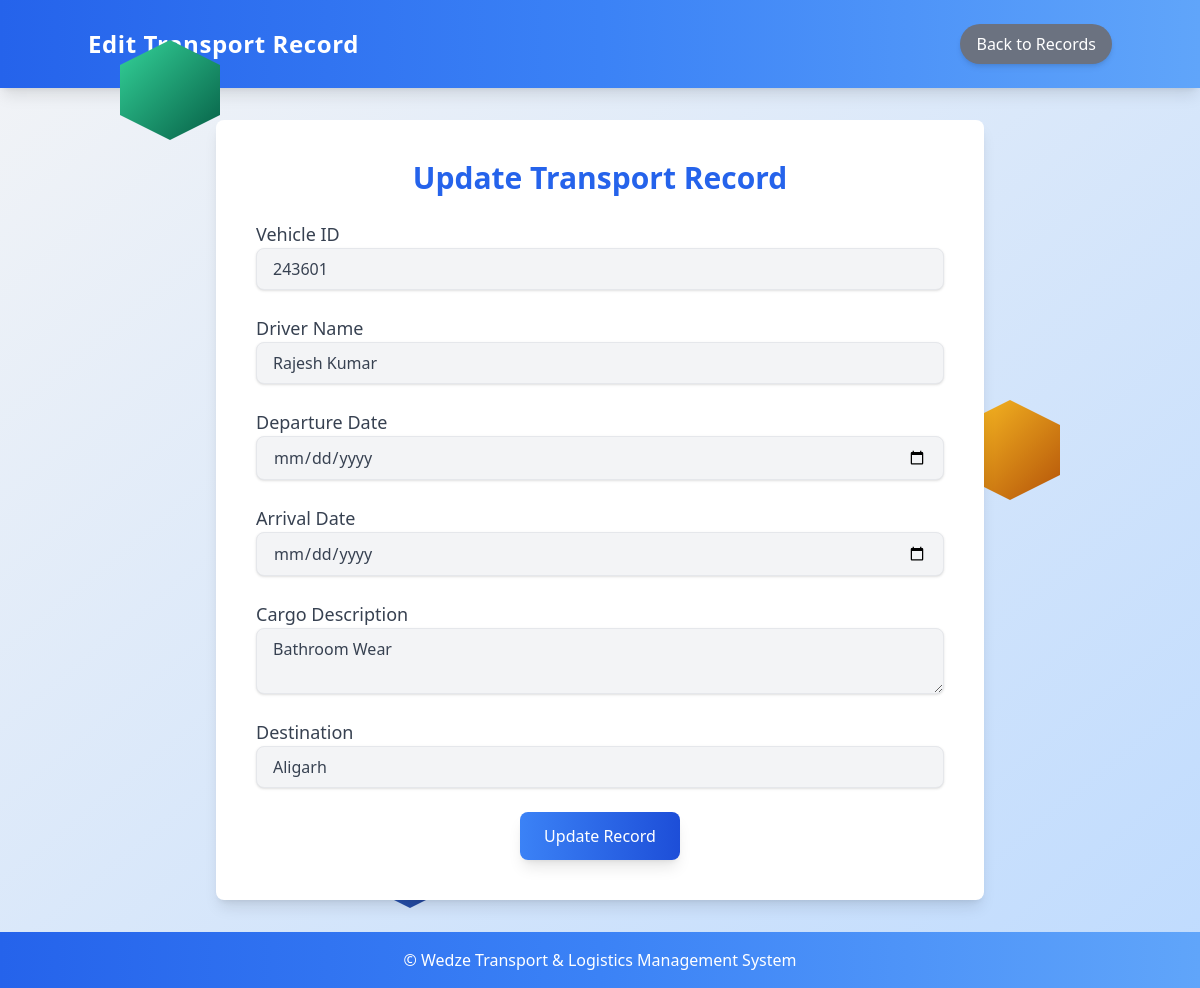
The page /transport/update/2/ (signed in) on the database its author committed.
### app/models.py (models this page shows, shortened)
class TransportRecord(models.Model):
    user = models.ForeignKey(User, on_delete=models.CASCADE)  # Add user association
    vehicle_id = models.CharField(max_length=50, unique=True)
    driver_name = models.CharField(max_length=100)
    departure_date = models.DateField()
    arrival_date = models.DateField()
    cargo_description = models.TextField()
    destination = models.CharField(max_length=200)

### app/views.py (the view, shortened to what this page needs)
# urls.py: path('transport/update/<int:id>/', views.update_transport, name='update_transport'),
@login_required
def update_transport(request, id):
    record = get_object_or_404(TransportRecord, id=id)
    return render(request, 'update_transport.html', {'record': record})

### app/templates/update_transport.html (shortened to what this page needs)
<!DOCTYPE html>
<html>
<head>
    {% load static %}
    <link href="{% static 'css/output.css' %}" rel="stylesheet">
</head>
<body class="bg-gradient-to-br from-gray-100 to-blue-200 min-h-screen flex flex-col overflow-hidden">
    <div class="hexagon hexagon1"></div>
    <div class="hexagon hexagon2"></div>
    <nav class="bg-gradient-to-r from-blue-600 via-blue-500 to-blue-400 text-white p-6 shadow-lg">
        <div class="container mx-auto flex justify-between items-center">
            <h1 class="text-2xl font-bold tracking-wide">Edit Transport Record</h1>
            <a href="{% url 'list_transport' %}" class="bg-gray-500 px-4 py-2 rounded-full shadow-md hover:bg-gray-600 transition-all">Back to Records</a>
        </div>
    </nav>
    <div class="container mx-auto p-8 flex-grow z-10">
        <div class="bg-white p-10 rounded-lg shadow-lg w-full max-w-3xl mx-auto animate-fade-in">
            <h2 class="text-3xl font-bold mb-6 text-center text-blue-600">Update Transport Record</h2>
            <form method="POST" class="space-y-6">
                <div>
                    <label for="vehicle_id" class="block text-lg font-medium text-gray-700">Vehicle ID</label>
                    <input id="vehicle_id"
                           class="block w-full px-4 py-2 text-gray-700 bg-gray-100 border rounded-lg shadow focus:outline-none focus:ring-2 focus:ring-blue-500 focus:bg-white transition duration-300"
                           type="text" name="vehicle_id" value="{{ record.vehicle_id }}" required>
                </div>
                <div>
                    <label for="driver_name" class="block text-lg font-medium text-gray-700">Driver Name</label>
                    <input id="driver_name"
                           class="block w-full px-4 py-2 text-gray-700 bg-gray-100 border rounded-lg shadow focus:outline-none focus:ring-2 focus:ring-blue-500 focus:bg-white transition duration-300"
                           type="text" name="driver_name" value="{{ record.driver_name }}" required>
                </div>
                <div>
                    <label for="departure_date" class="block text-lg font-medium text-gray-700">Departure Date</label>
                    <input id="departure_date"
                           class="block w-full px-4 py-2 text-gray-700 bg-gray-100 border rounded-lg shadow focus:outline-none focus:ring-2 focus:ring-blue-500 focus:bg-white transition duration-300"
                           type="date" name="departure_date" value="{{ record.departure_date }}" required>
                </div>
                <div>
                    <label for="arrival_date" class="block text-lg font-medium text-gray-700">Arrival Date</label>
                    <input id="arrival_date"
                           class="block w-full px-4 py-2 text-gray-700 bg-gray-100 border rounded-lg shadow focus:outline-none focus:ring-2 focus:ring-blue-500 focus:bg-white transition duration-300"
                           type="date" name="arrival_date" value="{{ record.arrival_date }}" required>
                </div>
                <div>
                    <label for="cargo_description" class="block text-lg font-medium text-gray-700">Cargo Description</label>
                    <textarea id="cargo_description"
                              class="block w-full px-4 py-2 text-gray-700 bg-gray-100 border rounded-lg shadow focus:outline-none focus:ring-2 focus:ring-blue-500 focus:bg-white transition duration-300"
                              name="cargo_description" required>{{ record.cargo_description }}</textarea>
                </div>
                <div>
                    <label for="destination" class="block text-lg font-medium text-gray-700">Destination</label>
                    <input id="destination"
                           class="block w-full px-4 py-2 text-gray-700 bg-gray-100 border rounded-lg shadow focus:outline-none focus:ring-2 focus:ring-blue-500 focus:bg-white transition duration-300"
                           type="text" name="destination" value="{{ record.destination }}" required>
                </div>
                <div class="text-center">
                    <button class="bg-gradient-to-r from-blue-500 to-blue-700 text-white px-6 py-3 rounded-lg shadow-lg hover:from-blue-700 hover:to-blue-800 transition-all duration-300">
                        Update Record
                    </button>
                </div>
            </form>
        </div>
    </div>
    <footer class="bg-gradient-to-r from-blue-600 via-blue-500 to-blue-400 text-white text-center py-4 shadow-lg mt-auto">
        <p>© Wedze Transport & Logistics Management System</p>
    </footer>
</body>
</html>

### app/templates/update_transport.html (style rules this page uses)
.hexagon { position: absolute; width: 100px; height: 100px; background: linear-gradient(135deg, #3b82f6, #1e3a8a); clip-path: polygon(50% 0%, 100% 25%, 100% 75%, 50% 100%, 0% 75%, 0% 25%); animation: spin 8s infinite linear; }
.hexagon1 { top: 5vh; left: 10vw; animation-delay: 0s; background: linear-gradient(135deg, #34d399, #065f46); }
.hexagon2 { top: 50vh; left: 80vw; animation-delay: 2s; background: linear-gradient(135deg, #fbbf24, #b45309); }

### rows shown on the page
TransportRecord: vehicle_id "243601", driver_name "Rajesh Kumar", cargo_description "Bathroom Wear", destination "Aligarh"
